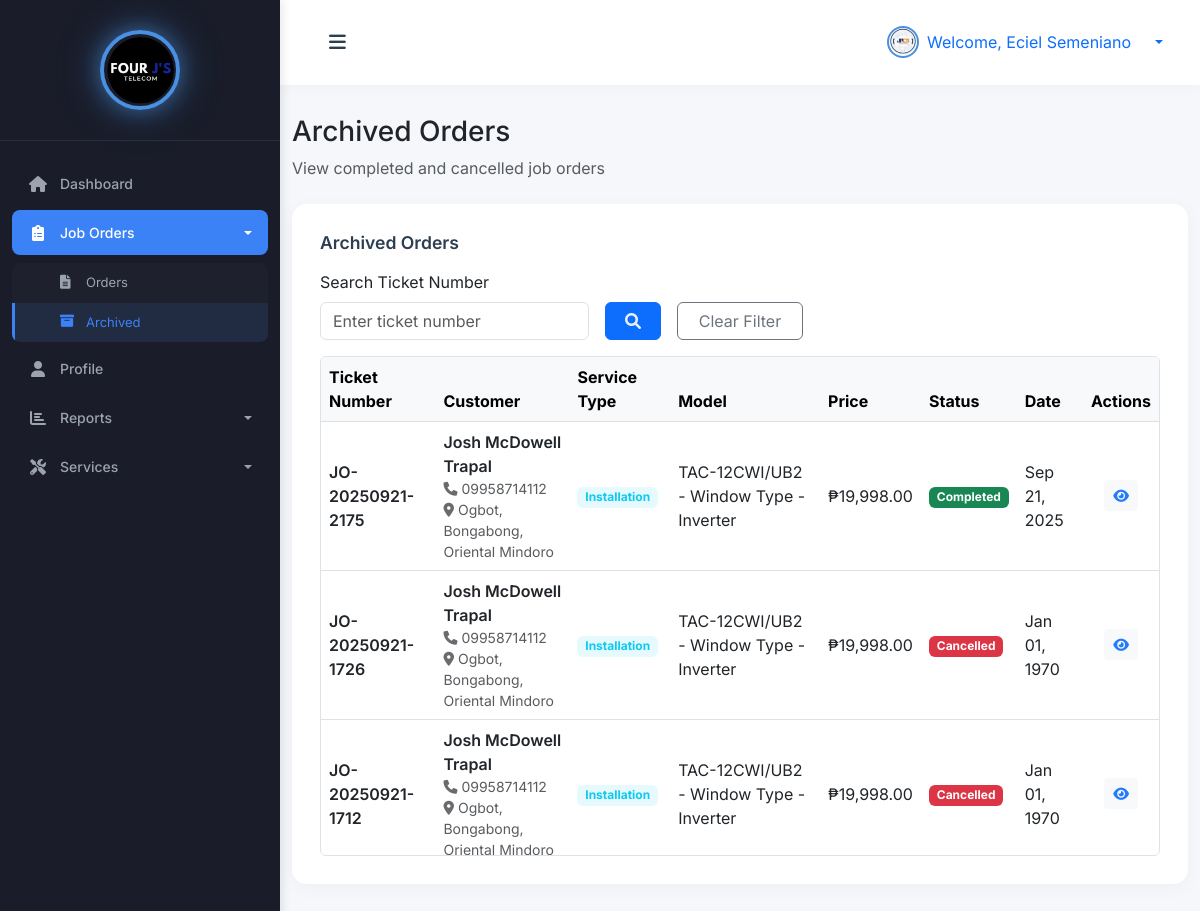
Screenshot of /technician/archived.php (signed in) with the database file from the repository.
### tables this page shows
CREATE TABLE `technicians` (
  `id` int(11) NOT NULL,
  `username` varchar(50) NOT NULL,
  `password` varchar(255) NOT NULL,
  `name` varchar(100) NOT NULL,
  `email` varchar(100) DEFAULT NULL,
  `phone` varchar(20) NOT NULL,
  `profile_picture` varchar(255) DEFAULT NULL,
  `created_at` timestamp NOT NULL DEFAULT current_timestamp(),
  `updated_at` timestamp NOT NULL DEFAULT current_timestamp() ON UPDATE current_timestamp()
);

CREATE TABLE `job_orders` (
  `id` int(11) NOT NULL,
  `job_order_number` varchar(20) NOT NULL,
  `customer_name` varchar(100) NOT NULL,
  `customer_address` text NOT NULL,
  `customer_phone` varchar(20) NOT NULL,
  `customer_email` varchar(255) DEFAULT NULL,
  `service_type` enum('installation','repair','survey','cleaning') NOT NULL,
  `aircon_model_id` int(11) DEFAULT NULL,
  `assigned_technician_id` int(11) DEFAULT NULL,
  `secondary_technician_id` int(11) DEFAULT NULL,
  `status` enum('pending','in_progress','completed','cancelled') DEFAULT 'pending',
  `price` decimal(10,2) DEFAULT NULL,
  `base_price` decimal(10,2) NOT NULL DEFAULT 0.00,
  `created_by` int(11) DEFAULT NULL,
  `due_date` date DEFAULT NULL,
  `completed_at` timestamp NULL DEFAULT NULL,
  `created_at` timestamp NOT NULL DEFAULT current_timestamp(),
  `updated_at` timestamp NOT NULL DEFAULT current_timestamp() ON UPDATE current_timestamp(),
  `customer_id` int(11) DEFAULT NULL,
  `additional_fee` decimal(10,2) DEFAULT 0.00,
  `discount` decimal(10,2) DEFAULT 0.00,
  `part_id` int(11) DEFAULT NULL,
  `cleaning_service_id` int(11) DEFAULT NULL,
  `aircon_hp_id` int(11) DEFAULT NULL
);

### technician/archived.php (the view, shortened to what this page needs)
<?php
try {
    $pdo = new PDO("mysql:host=" . DB_HOST . ";dbname=" . DB_NAME, DB_USER, DB_PASS);
    $pdo->setAttribute(PDO::ATTR_ERRMODE, PDO::ERRMODE_EXCEPTION);
    $stmt = $pdo->prepare("SELECT * FROM technicians WHERE id = ?");
    $stmt->execute([$_SESSION['user_id']]);
    $technician = $stmt->fetch(PDO::FETCH_ASSOC);
    $sql = "
        SELECT
            jo.*,
            COALESCE(am.model_name, 'Not Specified') as model_name,
            am.brand,
            ap.part_name,
            ap.part_code,
            ap.part_category
        FROM job_orders jo
        LEFT JOIN aircon_models am ON jo.aircon_model_id = am.id
        LEFT JOIN ac_parts ap ON jo.part_id = ap.id
        WHERE jo.assigned_technician_id = ?
        AND jo.status IN ('completed', 'cancelled')
    ";
    $params = [$_SESSION['user_id']];
    $sql .= "
        ORDER BY
            CASE
                WHEN jo.status = 'completed' THEN 1
                WHEN jo.status = 'cancelled' THEN 2
            END,
            jo.completed_at DESC
    ";
    $stmt = $pdo->prepare($sql);
    $stmt->execute($params);
    $orders = $stmt->fetchAll(PDO::FETCH_ASSOC);
} catch (PDOException $e) {
    $_SESSION['error'] = "Database error: " . $e->getMessage();
}
?>
<!DOCTYPE html>
<html lang="en">
<head>
    <link href="https://cdn.jsdelivr.net/npm/bootstrap@5.3.0/dist/css/bootstrap.min.css" rel="stylesheet">
    <link rel="stylesheet" href="https://cdnjs.cloudflare.com/ajax/libs/font-awesome/6.0.0/css/all.min.css">
    <link rel="stylesheet" href="../css/style.css">
</head>
<body>
    <div class="wrapper">
         <?php
        require_once 'includes/sidebar.php';
        ?>
        <div id="content">
            <nav class="navbar navbar-expand-lg navbar-light bg-white">
                <div class="container-fluid">
                    <button type="button" id="sidebarCollapse" class="btn">
                        <i class="fas fa-bars"></i>
                    </button>
                    <div class="ms-auto d-flex align-items-center">
                        <div class="dropdown">
                            <a class="d-flex align-items-center text-decoration-none dropdown-toggle" href="#" id="userDropdown" role="button" data-bs-toggle="dropdown">
                                <img src="<?= !empty($technician['profile_picture']) ? '../' . htmlspecialchars($technician['profile_picture']) : 'https://ui-avatars.com/api/?name=' . urlencode($technician['name'] ?: 'Technician') . '&background=1a237e&color=fff' ?>"
                                     alt="Technician"
                                     class="rounded-circle me-2"
                                     width="32"
                                     height="32"
                                     style="object-fit: cover; border: 2px solid #4A90E2;">
                                <span class="me-3">Welcome, <?= htmlspecialchars($technician['name'] ?: 'Technician') ?></span>
                            </a>
                        </div>
                    </div>
                </div>
            </nav>
            <div class="container mt-4">
                <h3>Archived Orders</h3>
                <div class="mb-4">
                    <p class="text-muted mb-0">View completed and cancelled job orders</p>
                </div>
                <div class="card mb-4">
                    <div class="card-body">
                        <div class="d-flex justify-content-between align-items-center mb-3">
                            <h5 class="card-title mb-0">Archived Orders</h5>
                        </div>
                        <form method="GET" action="" class="row g-3 mb-3">
                            <div class="col-md-4">
                                <label for="search_ticket" class="form-label">Search Ticket Number</label>
                                <input type="text" class="form-control" id="search_ticket" name="search_ticket" value="<?= htmlspecialchars($_GET['search_ticket'] ?? '') ?>" placeholder="Enter ticket number">
                            </div>
                            <div class="col-md-1 d-flex align-items-end">
                                <button type="submit" class="btn btn-primary w-100">
                                    <i class="fas fa-search"></i>
                                </button>
                            </div>
                            <div class="col-md-2 d-flex align-items-end">
                                <a href="archived.php" class="btn btn-outline-secondary w-100">Clear Filter</a>
                            </div>
                        </form>
                        <?php if (empty($orders)): ?>
                            <p class="text-muted">No completed orders found.</p>
                        <?php else: ?>
                            <div class="table-wrapper" style="max-height: 500px; overflow-y: auto; border: 1px solid #dee2e6; border-radius: 0.375rem;">
                                <div class="table-responsive">
                                <table class="table table-hover align-middle">
                                    <thead class="table-light">
                                        <tr>
                                            <th>Ticket Number
                                            </th>
                                            <th>Customer</th>
                                            <th>Service Type</th>
                                            <th>Model</th>
                                            <th>Price</th>
                                            <th>Status</th>
                                            <th>Date</th>
                                            <th class="text-center">Actions</th>
                                        </tr>
                                    </thead>
                                    <tbody>
                                        <?php foreach ($orders as $order): ?>
                                            <tr>
                                                <td>
                                                    <span class="fw-semibold"><?= htmlspecialchars($order['job_order_number']) ?></span>
                                                </td>
                                                <td>
                                                    <div class="fw-semibold"><?= htmlspecialchars($order['customer_name']) ?></div>
                                                    <div class="small text-muted">
                                                        <i class="fas fa-phone me-1"></i><?= htmlspecialchars($order['customer_phone']) ?><br>
                                                        <i class="fas fa-map-marker-alt me-1"></i><?= htmlspecialchars($order['customer_address']) ?>
                                                    </div>
                                                </td>
                                                <td>
                                                    <span class="badge bg-info bg-opacity-10 text-info">
                                                        <?= ucfirst(htmlspecialchars($order['service_type'])) ?>
                                                    </span>
                                                </td>
                                                <td><?= htmlspecialchars($order['model_name']) ?></td>
                                                <td>₱<?= number_format($order['price'], 2) ?></td>
                                                <td>
                                                    <span class="badge bg-<?= $order['status'] === 'completed' ? 'success' : 'danger' ?>">
                                                        <?= ucfirst($order['status']) ?>
                                                    </span>
                                                </td>
                                                <td><?= date('M d, Y', strtotime($order['completed_at'])) ?></td>
                                                <td>
                                                    <div class="d-flex justify-content-center">
                                                        <button class="btn btn-sm btn-light"
                                                                onclick="viewOrder(<?= $order['id'] ?>)"
                                                                data-bs-toggle="tooltip"
                                                                title="View Details">
                                                            <i class="fas fa-eye text-primary"></i>
                                                        </button>
                                                    </div>
                                                </td>
                                            </tr>
                                        <?php endforeach; ?>
                                    </tbody>
                                </table>
                                </div>
                            </div>
                        <?php endif; ?>
                    </div>
                </div>
            </div>
        </div>
    </div>
</body>
</html>

### css/style.css (style rules this page uses)
:root { --primary-blue: #4A90E2; --secondary-blue: #5C9CE6; --light-blue: #E8F1FC; --hover-blue: #357ABD; --text-blue: #2C3E50; --success: #2ECC71; --warning: #F1C40F; --danger: #E74C3C; --info: #3498DB; --pastel-purple: #B39DDB; --pastel-pink: #F8BBD0; --pastel-green: #A5D6A7; --pastel-orange: #FFCC80; --card-1: #4A90E2; --card-2: #2ECC71; --card-3: #F1C40F; --card-4: #E74C3C; --sidebar-bg: #2C3E50; --sidebar-header: #1A252F; --sidebar-hover: #34495E; --sidebar-active: #3498DB; }
body { font-family: 'Inter', -apple-system, BlinkMacSystemFont, 'Segoe UI', Roboto, sans-serif; background: #F5F7FA; }
.dropdown-toggle::after { margin-left: 8px; }
.wrapper { display: flex; width: 100%; align-items: stretch; }
#content { margin-left: 280px; min-height: 100vh; transition: all 0.3s ease; background: #F5F7FA; padding: 0; width: calc(100% - 280px); }
@media (min-width: 769px) { #content { margin-left: 280px; width: calc(100% - 280px); } }
@media (min-width: 769px) { #sidebarCollapse { display: block !important; } }
.card { border-radius: 15px; box-shadow: 0 4px 20px rgba(0, 0, 0, 0.03); margin-bottom: 25px; border: none; transition: transform 0.3s ease, box-shadow 0.3s ease; }
.card-body { padding: 1.75rem; }
.card-title { margin-bottom: 1.5rem; font-weight: 600; color: var(--text-blue); font-size: 1.1rem; }
.card i { opacity: 0.9; transition: transform 0.3s ease; }
.navbar { padding: 20px 25px; background: #fff; border: none; border-radius: 0; margin-bottom: 30px; box-shadow: 0 2px 15px rgba(0, 0, 0, 0.03); }
#sidebarCollapse { background: transparent; border: none; color: var(--text-blue); font-size: 1.2rem; padding: 8px 12px; border-radius: 8px; transition: all 0.3s; }

### rows the page displays
technicians: profile_picture (picture), name "Eciel Semeniano"
job_orders: job_order_number "JO-20250921-2175", customer_name "Josh McDowell Trapal", customer_phone "09958714112", customer_address "Ogbot, Bongabong, Oriental Mindoro", service_type "Installation", model_name "TAC-12CWI/UB2 - Window Type - Inverter", price "19,998.00", status "Completed", completed_at "Sep 21, 2025"
job_orders: job_order_number "JO-20250921-1726", customer_name "Josh McDowell Trapal", customer_phone "09958714112", customer_address "Ogbot, Bongabong, Oriental Mindoro", service_type "Installation", model_name "TAC-12CWI/UB2 - Window Type - Inverter", price "19,998.00", status "Cancelled", completed_at "Jan 01, 1970"
job_orders: job_order_number "JO-20250921-1712", customer_name "Josh McDowell Trapal", customer_phone "09958714112", customer_address "Ogbot, Bongabong, Oriental Mindoro", service_type "Installation", model_name "TAC-12CWI/UB2 - Window Type - Inverter", price "19,998.00", status "Cancelled", completed_at "Jan 01, 1970"
